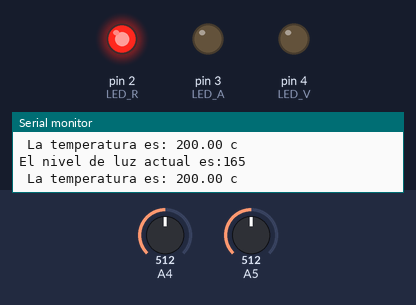
A sketch run on a simulated Arduino Uno, built with avr-gcc and run on an emulated ATmega328P. On the bench: output pins drawn as LEDs (lit = HIGH), the last lines printed to the serial monitor. The test bench sets the inputs (shaded band); at power-on: A5 = 512, A4 = 512.

Above: at 5.8 s.
5.9 s: A5 set to 299
11.9 s: A5 set to 279
At 15.3 s:
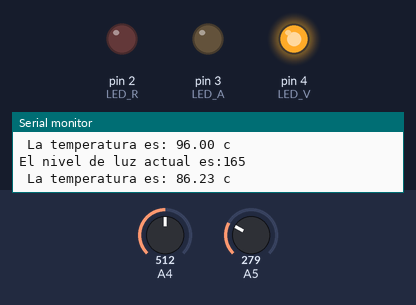
17.9 s: A5 set to 150
23.9 s: A5 set to 129
At 25.4 s:
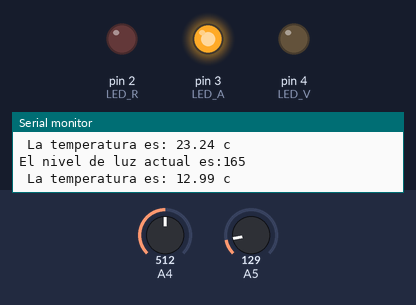
29.9 s: A5 set to 306
At 30.5 s:
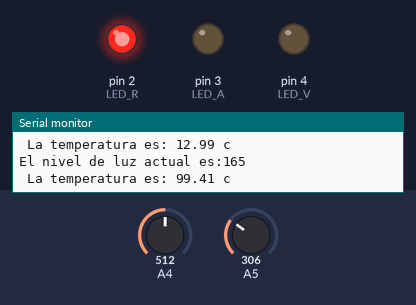
35.9 s: A5 set to 122
At 40.6 s:
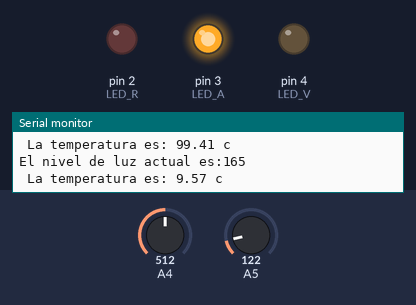
Timing chart, 0 to 42.1 s (numbered marks = the images above; inputs shaded):
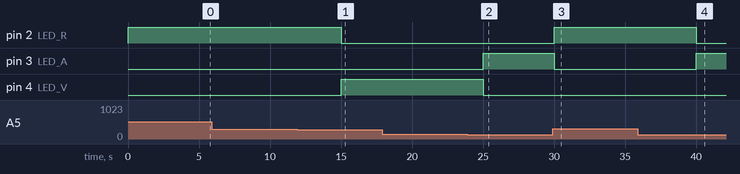

Measured:
- the behaviour switches between 287 and 286 on A5 (found by bisection; images 0 and 1)
- the behaviour switches between 140 and 139 on A5 (found by bisection; images 1 and 2)
- after the input at 11.9 s, pin 2 (LED_R): HIGH → LOW after 3.1 s; pin 4 (LED_V): LOW → HIGH after 3.1 s
- after the input at 23.9 s, pin 3 (LED_A): LOW → HIGH after 1.1 s; pin 4 (LED_V): HIGH → LOW after 1.1 s
- after the input at 29.9 s, pin 2 (LED_R): LOW → HIGH after 0.11 s; pin 3 (LED_A): HIGH → LOW after 0.11 s
- after the input at 35.9 s, pin 2 (LED_R): HIGH → LOW after 4.1 s; pin 3 (LED_A): LOW → HIGH after 4.1 s

The sketch:

T.P.4.ino
```cpp
#define sensorT A5
#define LED_R 2
#define LED_V 4
#define LED_A 3
#define sensorL A4

void setup()
{
  pinMode ( A4 , INPUT);
  pinMode ( 4 , OUTPUT);
  pinMode ( 2 , OUTPUT);
  pinMode ( 3 , OUTPUT);
  Serial.begin( 9600);
}

void loop()
{

  	int lecturaluz =  analogRead ( A4 );

  	int porcentaje_luz = map( lecturaluz , 713, 1022, 100 , 0);
  	Serial.println("");

  	Serial.print("El nivel de luz actual es:");

  	Serial.println ( porcentaje_luz);

	int lectura =  analogRead ( A5 );

  	float volt = 5.0 / 1024 * lectura;

  	float temp = ( volt * 100 - 50);
  	Serial.print(" La temperatura es: "); Serial.print( temp); Serial.print(" c ");

  if ( porcentaje_luz == 201 )
  {
   digitalWrite( LED_R , LOW);
   digitalWrite( LED_V , LOW);
   digitalWrite( LED_A , LOW);
  }
  else if ( (temp >= 18) && (temp <=90))
  {
 	digitalWrite( LED_R , LOW);
   digitalWrite( LED_V , HIGH);
   digitalWrite( LED_A , LOW);
  }else if ( temp < 18){
    digitalWrite( LED_R , LOW);
   digitalWrite( LED_V , LOW);
   digitalWrite( LED_A , HIGH);
  }else if (temp > 90){
    digitalWrite( LED_R , HIGH);
   digitalWrite( LED_V , LOW);
   digitalWrite( LED_A , LOW);
  }
  delay(5000);
}
```
